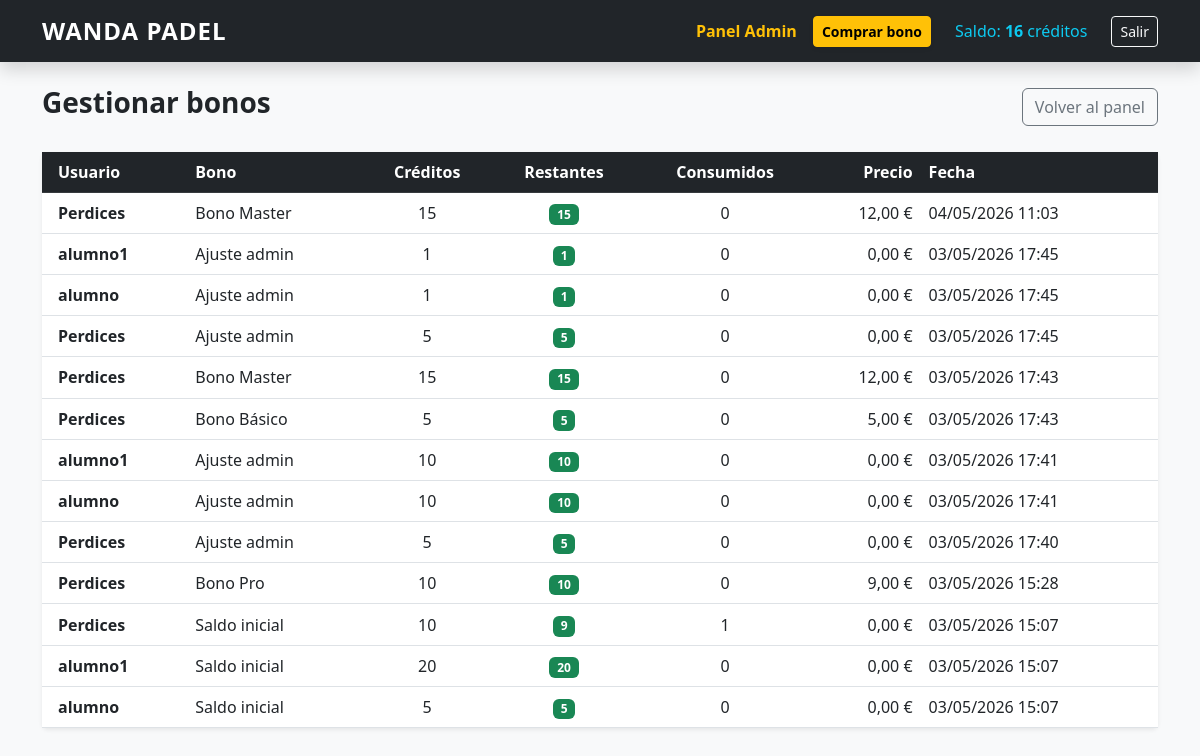
/panel-admin/bonos/ (signed in), run on the app's committed database.
### reservas/models.py (models this page shows, shortened)
class Usuario(AbstractUser):
    creditos = models.PositiveIntegerField(default=0)

class Bono(models.Model):
    usuario = models.ForeignKey(Usuario, on_delete=models.CASCADE, related_name='bonos')
    nombre = models.CharField(max_length=50)
    creditos = models.PositiveIntegerField()
    creditos_restantes = models.PositiveIntegerField(default=0)
    precio = models.DecimalField(max_digits=6, decimal_places=2)
    fecha_compra = models.DateTimeField(auto_now_add=True)
    @property
    def creditos_consumidos(self):
        return self.creditos - self.creditos_restantes

### reservas/views.py (the view)
# urls.py: path('panel-admin/bonos/', views.gestionar_bonos, name='gestionar_bonos'),
@admin_required
def gestionar_bonos(request):
    bonos = Bono.objects.select_related('usuario').order_by('-fecha_compra')
    return render(request, 'reservas/gestionar_bonos.html', {'bonos': bonos})

### reservas/views.py (called while the page is built)
def admin_required(view_func):
    @wraps(view_func)
    @login_required
    def wrapper(request, *args, **kwargs):
        if not request.user.is_staff:
            messages.error(request, "No tienes permisos de administrador.")
            return redirect('home')
        return view_func(request, *args, **kwargs)
    return wrapper

### reservas/templates/reservas/gestionar_bonos.html
{% extends 'reservas/base.html' %}
{% block content %}
<div class="d-flex justify-content-between align-items-center mb-4">
    <h1 class="h3 fw-bold">Gestionar bonos</h1>
    <a href="{% url 'panel_admin' %}" class="btn btn-outline-secondary">Volver al panel</a>
</div>
<div class="card border-0 shadow-sm">
    <div class="table-responsive">
        <table class="table table-hover align-middle mb-0">
            <thead class="table-dark">
                <tr>
                    <th class="ps-3">Usuario</th>
                    <th>Bono</th>
                    <th class="text-center">Créditos</th>
                    <th class="text-center">Restantes</th>
                    <th class="text-center">Consumidos</th>
                    <th class="text-end">Precio</th>
                    <th class="pe-3">Fecha</th>
                </tr>
            </thead>
            <tbody>
                {% for bono in bonos %}
                <tr>
                    <td class="ps-3 fw-bold">{{ bono.usuario.username }}</td>
                    <td>{{ bono.nombre }}</td>
                    <td class="text-center">{{ bono.creditos }}</td>
                    <td class="text-center">
                        {% if bono.creditos_restantes > 0 %}
                            <span class="badge bg-success">{{ bono.creditos_restantes }}</span>
                        {% else %}
                            <span class="badge bg-secondary">{{ bono.creditos_restantes }}</span>
                        {% endif %}
                    </td>
                    <td class="text-center">{{ bono.creditos_consumidos }}</td>
                    <td class="text-end">{{ bono.precio }} €</td>
                    <td class="pe-3">{{ bono.fecha_compra|date:"d/m/Y H:i" }}</td>
                </tr>
                {% empty %}
                <tr>
                    <td colspan="7" class="text-center text-muted py-4">No hay bonos registrados.</td>
                </tr>
                {% endfor %}
            </tbody>
        </table>
    </div>
</div>
{% endblock %}

### reservas/templates/reservas/base.html (shortened to what this page needs)
<!DOCTYPE html>
<html lang="es">
<head>
    <link href="https://cdn.jsdelivr.net/npm/bootstrap@5.3.0/dist/css/bootstrap.min.css" rel="stylesheet">
</head>
<body class="bg-light">
    <nav class="navbar navbar-expand-lg navbar-dark bg-dark mb-4 shadow">
        <div class="container">
            <a class="navbar-brand fw-bold" href="{% url 'home' %}">WANDA PADEL</a>
            <div class="collapse navbar-collapse" id="navbarNav">
                <div class="navbar-nav ms-auto align-items-center">
                    {% if user.is_authenticated %}
                        {% if user.is_staff %}
                            <a class="nav-link text-warning me-2 fw-bold" href="{% url 'panel_admin' %}">Panel Admin</a>
                        {% endif %}
                        <a class="btn btn-warning btn-sm me-3 fw-bold shadow-sm" href="{% url 'comprar_bono' %}">
                            Comprar bono
                        </a>
                        <span class="nav-link text-info me-3">
                            Saldo: <strong>{{ user.creditos }}</strong> créditos
                        </span>
                        <form action="{% url 'logout' %}" method="post" class="d-inline">
                            <button type="submit" class="btn btn-outline-light btn-sm">Salir</button>
                        </form>
                    {% else %}
                        <a class="nav-link me-2" href="{% url 'login' %}">Entrar</a>
                        <a class="btn btn-primary btn-sm text-white px-3 shadow-sm" href="{% url 'registro' %}">Registro</a>
                    {% endif %}
                </div>
            </div>
        </div>
    </nav>
    <div class="container">
        {% block content %}
        {% endblock %}
    </div>
</body>
</html>

### reservas/templates/reservas/base.html (style rules this page uses)
.navbar-brand { font-size: 1.5rem; letter-spacing: 1px; }
.nav-link { font-weight: 500; }

### data on the page
Usuario: creditos "16"
Bono: usuario.username "Perdices", nombre "Bono Master", creditos "15", creditos_restantes "15", creditos_consumidos "0", precio "12,00", fecha_compra "04/05/2026 11:03"
Bono: usuario.username "alumno1", nombre "Ajuste admin", creditos "1", creditos_restantes "1", creditos_consumidos "0", precio "0,00", fecha_compra "03/05/2026 17:45"
Bono: usuario.username "alumno", nombre "Ajuste admin", creditos "1", creditos_restantes "1", creditos_consumidos "0", precio "0,00", fecha_compra "03/05/2026 17:45"
Bono: usuario.username "Perdices", nombre "Ajuste admin", creditos "5", creditos_restantes "5", creditos_consumidos "0", precio "0,00", fecha_compra "03/05/2026 17:45"
Bono: usuario.username "Perdices", nombre "Bono Master", creditos "15", creditos_restantes "15", creditos_consumidos "0", precio "12,00", fecha_compra "03/05/2026 17:43"
Bono: usuario.username "Perdices", nombre "Bono Básico", creditos "5", creditos_restantes "5", creditos_consumidos "0", precio "5,00", fecha_compra "03/05/2026 17:43"
Bono: usuario.username "alumno1", nombre "Ajuste admin", creditos "10", creditos_restantes "10", creditos_consumidos "0", precio "0,00", fecha_compra "03/05/2026 17:41"
Bono: usuario.username "alumno", nombre "Ajuste admin", creditos "10", creditos_restantes "10", creditos_consumidos "0", precio "0,00", fecha_compra "03/05/2026 17:41"
Bono: usuario.username "Perdices", nombre "Ajuste admin", creditos "5", creditos_restantes "5", creditos_consumidos "0", precio "0,00", fecha_compra "03/05/2026 17:40"
Bono: usuario.username "Perdices", nombre "Bono Pro", creditos "10", creditos_restantes "10", creditos_consumidos "0", precio "9,00", fecha_compra "03/05/2026 15:28"
Bono: usuario.username "Perdices", nombre "Saldo inicial", creditos "10", creditos_restantes "9", creditos_consumidos "1", precio "0,00", fecha_compra "03/05/2026 15:07"
Bono: usuario.username "alumno1", nombre "Saldo inicial", creditos "20", creditos_restantes "20", creditos_consumidos "0", precio "0,00", fecha_compra "03/05/2026 15:07"
Bono: usuario.username "alumno", nombre "Saldo inicial", creditos "5", creditos_restantes "5", creditos_consumidos "0", precio "0,00", fecha_compra "03/05/2026 15:07"
